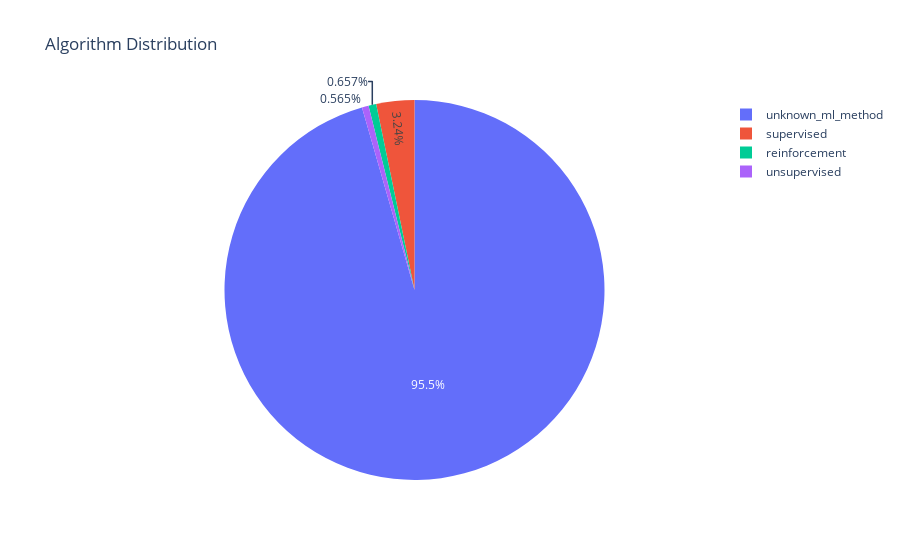

Here is the notebook cell this chart was saved with:
### Markdown cell above
#### Machine Learning Methods

### Code cell
# Split the strings into lists of words
words = df['ml_method'].str.split(',')

# Flatten the list of lists and count the occurrences of each word
word_counts = Counter([word for sublist in words for word in sublist])

# Convert the Counter object to a DataFrame for better readability
word_counts_df = pd.DataFrame(word_counts.items(), columns=['Algorithm', 'Count'])

fig = px.pie(word_counts_df, values='Count', names='Algorithm', title='Algorithm Distribution')

fig.show()

### Figure 1 — Plotly figure (JSON) as saved in the notebook; plotly's stock layout.template omitted (floating-point values rounded to 4 significant figures)
{"data": [{"domain": {"x": [0, 1], "y": [0, 1]}, "hovertemplate": "Algorithm=%{label}<br>Count=%{value}<extra></extra>", "labels": ["unknown_ml_method", "supervised", "unsupervised", "reinforcement"], "legendgroup": "", "name": "", "showlegend": true, "type": "pie", "values": [6257, 212, 37, 43]}], "layout": {"legend": {"tracegroupgap": 0}, "title": {"text": "Algorithm Distribution"}}}
